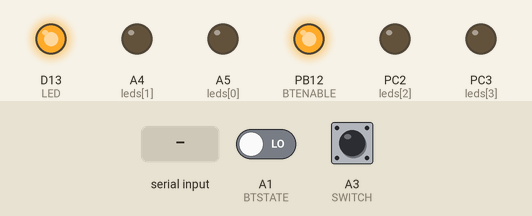
Recording of a program running on a simulated STM32 Nucleo. On the bench: output pins drawn as LEDs (lit = HIGH). Inputs (shaded band) come from the test bench; at power-on: A3 (SWITCH) LOW, A1 (BTSTATE) LOW.

Above: at 1.3 s.
1.4 s: A3 (SWITCH) pulled HIGH for 0.15 s
At 1.47 s:
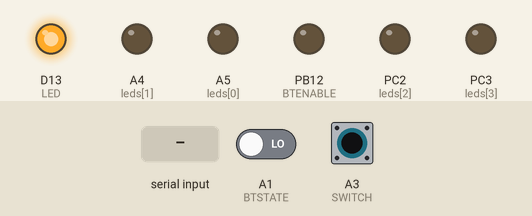
3.0 s: "LED\n" received over the second serial link
At 3.8 s:
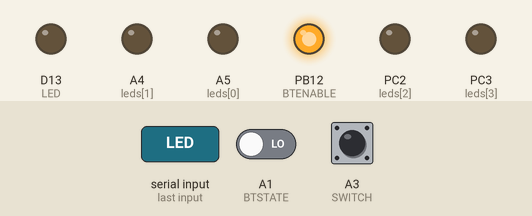
4.5 s: "Alle_ein\n" received over the second serial link
At 5.0 s:
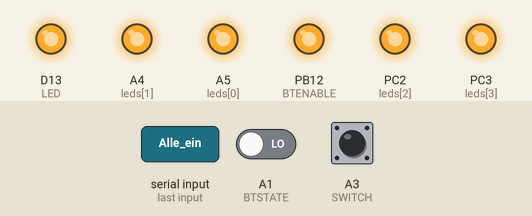
6.0 s: A3 (SWITCH) pulled HIGH for 1 s
At 6.8 s:
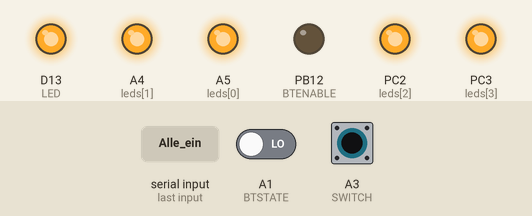
8.5 s: "1\n" received over the second serial link
At 9.2 s:
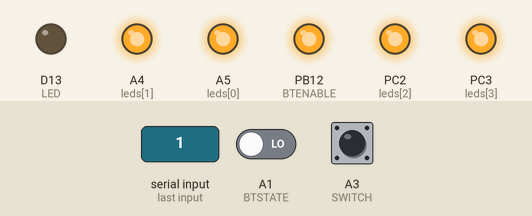
10.0 s: A3 (SWITCH) pulled HIGH for 0.15 s
At 10.07 s:
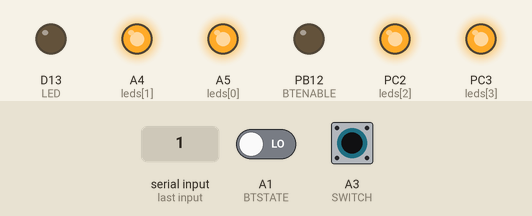
Timing chart, 0 to 12.6 s (numbered marks = the images above; inputs shaded):
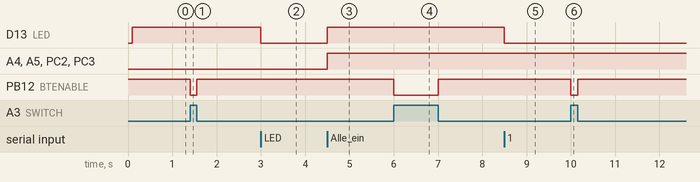

The program:

main.cpp
```cpp
#include <Arduino.h>

#define BTRX PB11 // HM-10 RxD (Nucleo sendet) -> UART RX-Pin fürs Objekt
#define BTTX PB10 // HM-10 TxD (Nucleo empfängt) -> UART TX-Pin fürs Objekt
#define LED  PA5  // Nucleo-Board-LED

#define PCRX PA3
#define PCTX PA2
#define BTSTATE PA1

#define SWITCH   PB0    // Schiebeschalter
#define BTENABLE PB12   // HM-10 Enable/BRK


HardwareSerial SerialBT(BTRX, BTTX);
HardwareSerial SerialPC(PCRX, PCTX);

int leds[] = {PC0, PC1, PC2, PC3};
bool lastBTState = false;

void setup() {
  pinMode(SWITCH, INPUT_PULLDOWN);  // falls dein Schalter gegen 3.3V schaltet
  pinMode(BTENABLE, OUTPUT);
  digitalWrite(BTENABLE, HIGH);     // wichtig: Standard = HIGH (nicht trennen)

  SerialPC.begin(9600);
  SerialBT.begin(9600);
  delay(100);
  pinMode(BTSTATE, INPUT);
  pinMode(LED, OUTPUT);
  pinMode(PC0, OUTPUT);
  pinMode(PC1, OUTPUT);
  pinMode(PC2, OUTPUT);
  pinMode(PC3, OUTPUT);

  digitalWrite(LED, 1);
}

void loop() {
  if (digitalRead(SWITCH) == HIGH) {
    digitalWrite(BTENABLE, LOW);    // BRK=0 -> Verbindung trennen / Konfigmodus
  } else {
    digitalWrite(BTENABLE, HIGH);   // normaler Betrieb
  }

  bool currentBTState = digitalRead(BTSTATE);
  if (currentBTState && !lastBTState) {
    SerialPC.println("Bluetooth verbunden.");
  }
  if (!currentBTState && lastBTState) {
    SerialPC.println("Bluetooth getrennt.");
  }
  lastBTState = currentBTState;


  if (SerialBT.available()) {
    String s = SerialBT.readStringUntil('\n');
    digitalWrite(LED, !digitalRead(LED));

    for (int i = 0; i < 4; i++) {

      if (s == "LED" + String(i) + "_ein") {
        digitalWrite(leds[i], HIGH);
      }

      if (s == "LED" + String(i) + "_aus") {
        digitalWrite(leds[i], LOW);
      }

      if (s.equals("Alle_ein")) {
        for (int i = 0; i < 4; i++) {
          digitalWrite(leds[i], HIGH);
        }
      }

      if (s.equals("Alle_aus")) {
        for (int i = 0; i < 4; i++) {
          digitalWrite(leds[i], LOW);
        }
      }
    }
  }
}
```

Measured:
- after the input at 1.4 s, PB12 (BTENABLE): HIGH → LOW at once, → HIGH 0.15 s later
- after the input at 3.0 s, D13 (LED): HIGH → LOW at once
- after the input at 4.5 s, D13 (LED), A4 (leds[1]), A5 (leds[0]), PC2 (leds[2]), PC3 (leds[3]): LOW → HIGH at once
- after the input at 6.0 s, PB12 (BTENABLE): HIGH → LOW at once, → HIGH 1.0 s later
- after the input at 8.5 s, D13 (LED): HIGH → LOW at once
- after the input at 10.0 s, PB12 (BTENABLE): HIGH → LOW at once, → HIGH 0.15 s later
